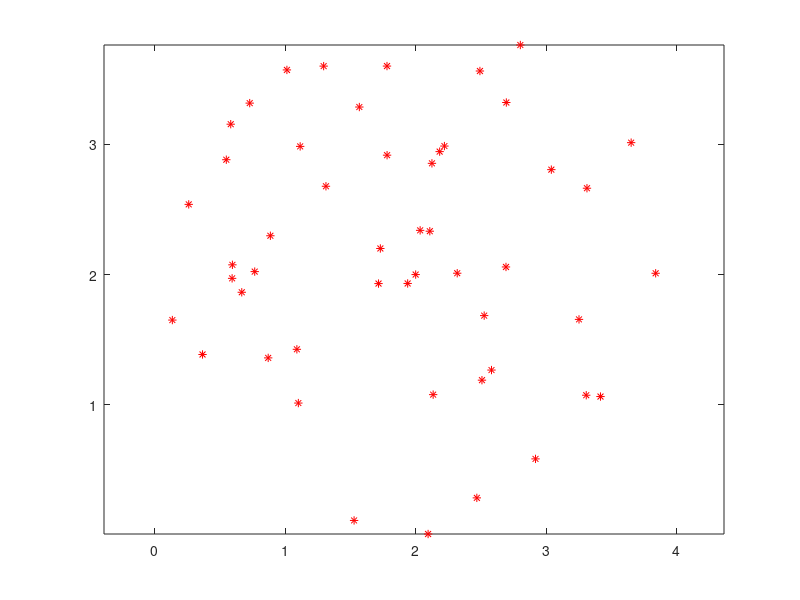

Reproduce this figure in MATLAB. (Note: this script raises an error after producing the figure.)
 

xv1 = [2 -2 4]; 
yv1 = [2 2 5.464];

xv2=[2 4 4];
yv2=[2 -1.4642 5.464];

xv3=[2 -2 4];
yv3=[2 2 -1.4642];

fx=[2,4]    
fy=[2,5.464]

%these coordinates represent traingle and the tangent in the three drone
%case

lx=[2,2];%lx and ly represent the two axis that cut the circle into 4 parts
ly=[0,4]; 

velocity=60 %velocity of the drone is 60m/s
power= 50   %power of the drone is 50W

 
d=zeros(5,1)


 n=50; % number of points that you want
 center = [2 ,2]; % center coordinates of the circle [x0,y0] 
 radius = 2; % radius of the circle
 angle = 2*pi*rand(n,1);

 rng(1)%fixes the points
 r = radius*sqrt(rand(n,1));

 
 x = center(1)+r.*cos(angle) ;%x coordinates of the points inscribed in my circle
 y = center(2)+r.*sin(angle);%y coordinates of the points inscribed in my circle
x(1)=2;
y(1)=2;%center of the circle coordinates which is the base station in our case where the drone should launch from
v=[x,y]


%first case when we have one drone
 
    figure(1)
    plot( x, y, 'r*');
    axis equal

 

    X = v;
    s = size(X,1);
    [p,d1] = tspsearch(X,s)%the 2opt algorithm
    figure(2)
    tspplot(p,X,1)
    opts = statset('Display','final');
    
    
    
    distance_to_finish_the_task1=d1*1000
    time_to_finish_the_task1=distance_to_finish_the_task1/velocity
     
    
    distance_onedrone=d1*1000
    time1=distance_onedrone/velocity
    
    energy_consumption1=power*(distance_onedrone/velocity)
    
    
    
    
    
    
    %%%%%%%%%%%%%%%%%%%%%%%%%%%%%%%%%%%%%%


    figure(3)
    plot( x, y,'r*',ly,lx, 'r-');
    axis equal

 
    x_center = 2;
    y_center = 2;% coordinates of the center of the circle

    b=v(:,2);% each drone is going through one part of the circle the upper part for y>2 and lower part y<2 that is why the y coordinates are being called 
    
    X = v( b<=y_center,:);
    s = size(X,1);
    [p,d1] = tspsearch(X,s)
    figure(4)
    tspplot(p,X,1)

    X =  v( b>=y_center,:);
    s = size(X,1);
    [p,d2] = tspsearch(X,s)
    figure(5)
    tspplot(p,X,1)

    opts = statset('Display','final');
   
    
    
     distance2=[d1*1000 d2*1000];
    distance_to_finish_the_task2=max(distance2);
    time_to_finish_the_task2=distance_to_finish_the_task2/velocity;
    
    distance_twodrones=(d1+d2)*1000;
    time2=((d1*1000/velocity)+(d2*1000/velocity))/2;
    energy_consumption2=power*(distance_twodrones/velocity);
    

 
    %%%%%%%%%%%%%%%%%%%%%%%%%%%%%%%%%%
    

 
figure(6)

plot( x, y,'r*',xv3,yv3,'.-r',xv1,yv1,'.-r',xv2,yv2,'.-r',fx,fy, 'r-')
axis equal


a=v(:,1);
b=v(:,2);
in = inpolygon(a,b,xv1,yv1);

g= [a(in),b(in)]
    
    X=g;
    s = size(X,1);
    [p,d1] = tspsearch(X,s)
    figure(7)
    tspplot(p,X,1)


 in = inpolygon(a,b,xv2,yv2);   
  l= [a(in),b(in)] 
 
    X =  l;
    s = size(X,1);
    [p,d2] = tspsearch(X,s)
    figure(8)
    tspplot(p,X,1)
  

   in = inpolygon(a,b,xv3,yv3);  
   m= [a(in),b(in)] 
   

     
    X = m;
    s = size(X,1);
    [p,d3] = tspsearch(X,s)
    figure(9)
    tspplot(p,X,1)
   
    opts = statset('Display','final');
    
    
   
    
    
    
    
   
    distance3=[d1*1000 d2*1000 d3*1000]
    distance_to_finish_the_task3=max(distance3)
    time_to_finish_the_task3=distance_to_finish_the_task3/velocity
    distance_threedrones=(d1+d2+d3)*1000
    time3=((d1*1000/velocity)+(d2*1000/velocity)+(d3*1000/velocity))/3
    energy_consumption3=power*(distance_threedrones/velocity)
  
%%%%%%%%%%%%%%%%%%%%%%%%%%%%%%%%%%%%%%%%%





    X = v(a<=x_center & b<=y_center,:);
    s = size(X,1);
    [p,d1] = tspsearch(X,s)
    figure(10)
    tspplot(p,X,1)
  
    X =  v(a<=x_center & b>=y_center,:);
    s = size(X,1);
    [p,d2] = tspsearch(X,s)
    figure(11)
    tspplot(p,X,1)
  

     
    X = v(a>=x_center & b<=y_center,:);
    s = size(X,1);
    [p,d3] = tspsearch(X,s)
    figure(12)
    tspplot(p,X,1)
   


     
    X = v(a>=x_center & b>=y_center,:);
    s = size(X,1);
    [p,d4] = tspsearch(X,s)
    figure(13)
    tspplot(p,X,1)
    
    opts = statset('Display','final');
    
    

    distance4=[d1*1000 d2*1000 d3*1000 d4*1000];
    distance_to_finish_the_task4=max(distance4);
    time_to_finish_the_task4= distance_to_finish_the_task4/velocity;
    
    
    
    distance_fourdrones=(d1+d2+d3+d4)*1000;
    time4=((d1*1000/velocity)+(d2*1000/velocity)+(d3*1000/velocity)+(d4*1000/velocity))/4;
    
    energy_consumption4=power*(distance_fourdrones/velocity);
    
    
    


number_of_drones = {'1drone';'2drones';'3drones';'4drones'}
distance = [distance_onedrone;distance_twodrones;distance_threedrones;distance_fourdrones];
time = [time1;time2;time3;time4];
energy_consumption = [energy_consumption1;energy_consumption2;energy_consumption3;energy_consumption4];


time_to_finish_the_task=[time_to_finish_the_task1;time_to_finish_the_task2;time_to_finish_the_task3;time_to_finish_the_task4];
distance_to_finish_the_task=[distance_to_finish_the_task1;distance_to_finish_the_task2;distance_to_finish_the_task3;distance_to_finish_the_task4];


xorigin=xlim %starting from zero 
yorigin=ylim %starting from zero



drones_1dist=sqrt(((time1-xorigin(1))^2 )+((energy_consumption1-yorigin(1))^2))

drones_2dist=sqrt(((time2-xorigin(1))^2 )+((energy_consumption2-yorigin(1))^2))

drones_3dist=sqrt(((time3-xorigin(1))^2 )+((energy_consumption3-yorigin(1))^2))

drones_4dist=sqrt(((time4-xorigin(1))^2 )+((energy_consumption4-yorigin(1))^2))
trade_off=[drones_1dist;drones_2dist;drones_3dist;drones_4dist]

best_trade_off=min([drones_2dist,drones_3dist,drones_1dist,drones_4dist])

table = array2table(trade_off);
table.Properties.VariableNames = {'distance_fourdrones'}
bar(trade_off)
%%%%%
timee= 7 + (9-7).*rand(n,1)
hovering_time=sum(timee)

total_energy_consumption1=power*((distance_onedrone/velocity)+hovering_time);
total_energy_consumption2=power*((distance_twodrones/velocity)+hovering_time);
total_energy_consumption3=power*((distance_threedrones/velocity)+hovering_time);
total_energy_consumption4=power*((distance_fourdrones/velocity)+hovering_time);

total_energy_consumption=[total_energy_consumption1;total_energy_consumption2;total_energy_consumption3;total_energy_consumption4];
total_time=[time1+hovering_time;time2+hovering_time;time3+hovering_time;time4+hovering_time];
total_time_to_finish_the_task=[time_to_finish_the_task1+hovering_time;time_to_finish_the_task2+hovering_time;time_to_finish_the_task3+hovering_time;time_to_finish_the_task4+hovering_time];





D=[distance_onedrone;distance_twodrones;distance_threedrones;distance_fourdrones];

drone_one1=[time1;time_to_finish_the_task1];
drone_one2=[time2;time_to_finish_the_task2];
drone_one3=[time3;time_to_finish_the_task3];
drone_one4=[time4;time_to_finish_the_task4];
data = [drone_one1 drone_one2 drone_one3 drone_one4 ];
figure(14)
hb = bar(data)
set(hb(1), 'FaceColor','r')
set(hb(2), 'FaceColor','b')
set(hb(3), 'FaceColor','g')
set(hb(4), 'FaceColor','y')
ylabel('Time in sec');
set(gca,'XTickLabel',{'average time spent by the drones','time to complete the task'})
set(hb, {'DisplayName'}, {'one drone','two drones','three drones','four drones'}')
legend()



figure(15)

labels = {'one drone','two drones','three drones','four drones'};

plot(total_time_to_finish_the_task,distance_to_finish_the_task,'o',total_time_to_finish_the_task,distance_to_finish_the_task)
text(total_time_to_finish_the_task,distance_to_finish_the_task,labels,'VerticalAlignment','bottom','HorizontalAlignment','right')
ylabel('Distance Covered by the UAV with the Longest Route');
xlabel('Time to complete the task in sec');

figure(16)
labels = {'one drone','two drones','three drones','four drones'};
plot(total_time_to_finish_the_task,total_energy_consumption,'o',total_time_to_finish_the_task,total_energy_consumption)
text(total_time_to_finish_the_task,total_energy_consumption,labels,'VerticalAlignment','bottom','HorizontalAlignment','right')
ylabel('Total Energy Consumption in Joules');
xlabel('Time to complete the Task by the UAVs in sec');


figure(17)
labels = {'one drone','two drones','three drones','four drones'};
plot(time,energy_consumption,'o',time,energy_consumption)
ylabel('Energy Consumption in Joules Excluding Houvering Energy');
xlabel('Time to Complete the Task by the Drones in sec Excluding houvering time');
text(time,energy_consumption,labels,'VerticalAlignment','bottom','HorizontalAlignment','right')



figure(18)
labels = {'one drone','two drones','three drones','four drones'};
plot(total_time,total_energy_consumption,'o',total_time,total_energy_consumption)
text(total_time,total_energy_consumption,labels,'VerticalAlignment','bottom','HorizontalAlignment','right')
ylabel('Total Energy Consumption in Joules ');
xlabel('Average Time Spent by the UAVs in sec');



figure(19)

[maxBar,maxIndex] = max(trade_off);
[minBar,minIndex] = min(trade_off);
figure(100)
bar(trade_off)

text(minIndex-0.5,minBar+5,'Best Trade Off')
set(gca,'XTickLabel',{'one drone','two drones','three drone','four drones'})
xtickangle(45) 
xlabel('Number of Drones');
ylabel('Euclidean Distance From the Origin to Each Drone in Meters')
 
title('Best Trade off')
box off
